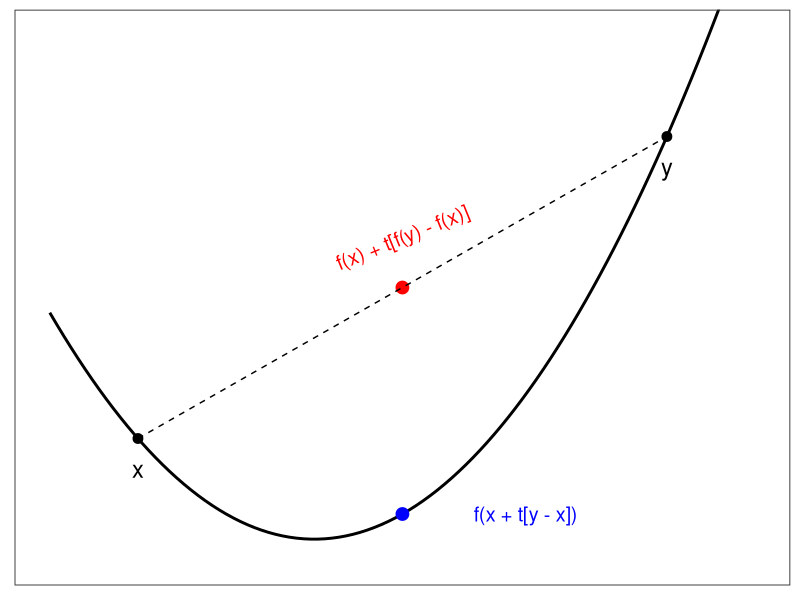
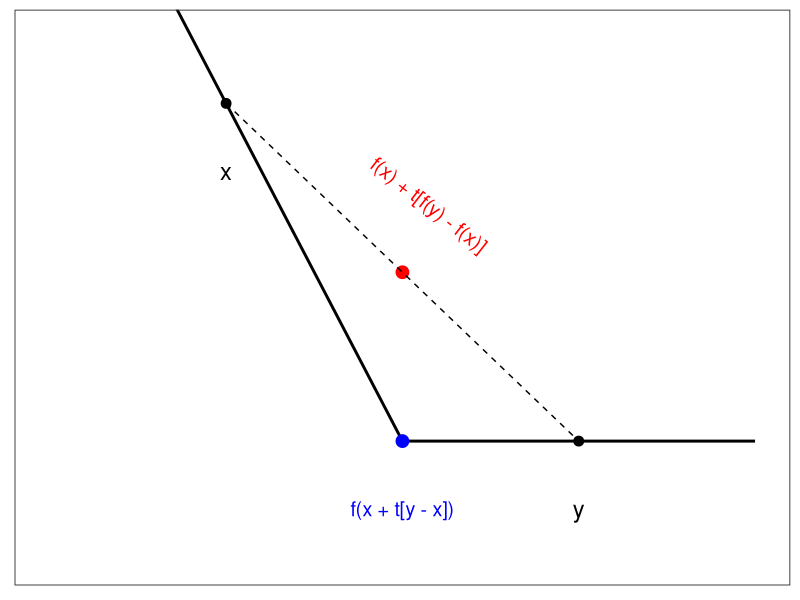

Write R code to recreate these figures, in order.
# Used in: ../03-convex.tex
#
# Create two schematic convexity plots: one for a strictly convex function and
# one for a convex but not strictly convex function.

set.seed(1L)

library(data.table)
library(ggplot2)

dir.create("../figure", recursive = TRUE, showWarnings = FALSE)

strictly_convex_function = function(x) {
  x^2 - 4 * x + 4
}

convex_piecewise_function = function(x) {
  ifelse(x > 1, 0, 1 - x)
}

convexity_plot_1 = ggplot(data.table(x = c(0.5, 4.5)), aes(x = x)) +
  stat_function(fun = strictly_convex_function, linewidth = 1) +
  geom_point(data = data.table(x = c(1, 4), y = c(1, 4)), aes(x = x, y = y), size = 3) +
  geom_point(data = data.table(x = 2.5, y = 2.5), aes(x = x, y = y), colour = "red", size = 4) +
  geom_point(data = data.table(x = 2.5, y = 0.25), aes(x = x, y = y), colour = "blue", size = 4) +
  geom_segment(
    data = data.table(x = 1, y = 1, xend = 4, yend = 4),
    aes(x = x, y = y, xend = xend, yend = yend),
    linetype = 2
  ) +
  annotate("text", x = 1, y = 0.7, label = "x", size = 6) +
  annotate("text", x = 4, y = 3.7, label = "y", size = 6) +
  annotate("text", x = 2.5, y = 3, label = "f(x) + t[f(y) - f(x)]", colour = "red", angle = 22, size = 5) +
  annotate("text", x = 3.2, y = 0.25, label = "f(x + t[y - x])", colour = "blue", size = 5) +
  coord_cartesian(xlim = c(0.5, 4.5), ylim = c(-0.2, 5)) +
  theme_bw(base_size = 14) +
  theme(
    axis.title = element_blank(),
    axis.text = element_blank(),
    axis.ticks = element_blank(),
    panel.grid = element_blank()
  )

convexity_plot_2 = ggplot(data.table(x = c(-1, 3)), aes(x = x)) +
  stat_function(fun = convex_piecewise_function, linewidth = 1) +
  geom_point(data = data.table(x = c(0, 2), y = c(1, 0)), aes(x = x, y = y), size = 3) +
  geom_point(data = data.table(x = 1, y = 0.5), aes(x = x, y = y), colour = "red", size = 4) +
  geom_point(data = data.table(x = 1, y = 0), aes(x = x, y = y), colour = "blue", size = 4) +
  geom_segment(
    data = data.table(x = 0, y = 1, xend = 2, yend = 0),
    aes(x = x, y = y, xend = xend, yend = yend),
    linetype = 2
  ) +
  annotate("text", x = 0, y = 0.8, label = "x", size = 6) +
  annotate("text", x = 2, y = -0.2, label = "y", size = 6) +
  annotate("text", x = 1.15, y = 0.7, label = "f(x) + t[f(y) - f(x)]", colour = "red", angle = -38, size = 5) +
  annotate("text", x = 1, y = -0.2, label = "f(x + t[y - x])", colour = "blue", size = 5) +
  coord_cartesian(xlim = c(-1, 3), ylim = c(-0.35, 1.2)) +
  theme_bw(base_size = 14) +
  theme(
    axis.title = element_blank(),
    axis.text = element_blank(),
    axis.ticks = element_blank(),
    panel.grid = element_blank()
  )

ggsave("../figure/convexity_1.pdf", convexity_plot_1, width = 6, height = 4)
ggsave("../figure/convexity_2.pdf", convexity_plot_2, width = 6, height = 4)
